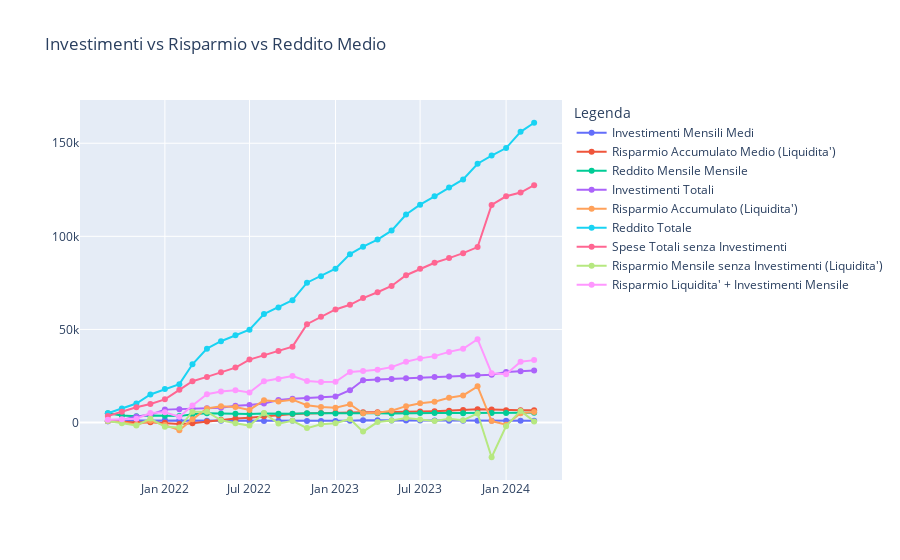
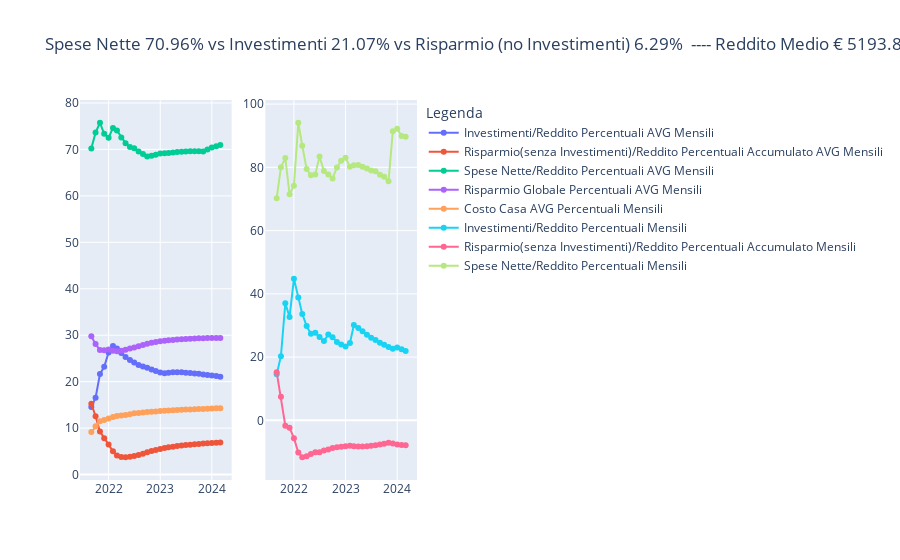
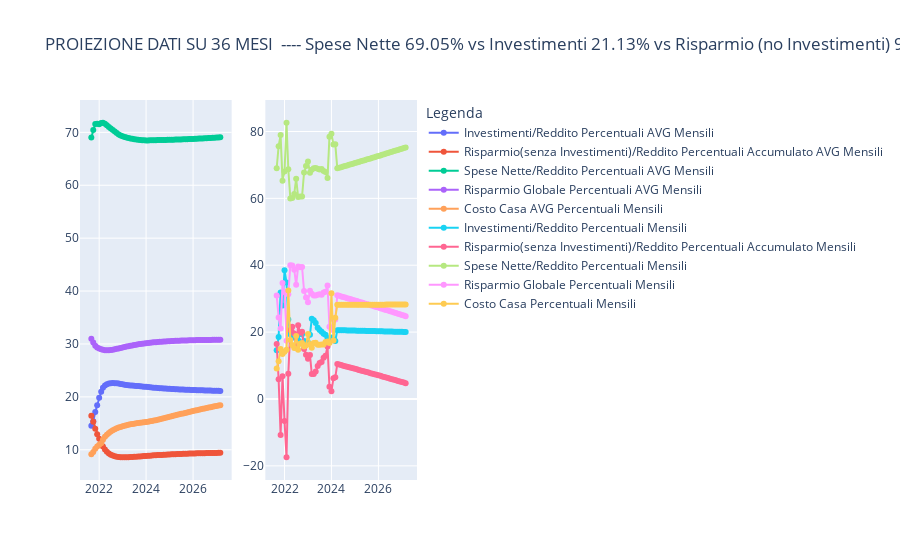

Notebook cell for these charts, in order:
### Code cell
# Simulazione
inflation_rate = 0.05  # % di inflazione annuale
inflation_rate_salary = 0.025  # scala mobile stipendio
inflation_rate_avg_reddito = ratio_stipendio_reddito[-1] * inflation_rate_salary
new_house = 1  # Switch Cambio Casa
if new_house == 0:
    ratio_new_old_apartment = 1
else:
    ratio_new_old_apartment = 1291.54 / 791.84
inflation_rate_casa = 0.02
months_to_project = 36  # Simulazione su N mesi
# Scaling Factor Spese Straordinarie --> 0.2 = -20% , 0.7 = -70% ...
scaling_factor_spese_straordinarie = 0.1
################# VALORI PREDETTI ##############################
costo_casa_predicted_values, costo_casa_hystory_values, date_index_project = (
    project_future_values(
        costo_casa_collect,
        months_to_project,
        inflation_rate_casa,
    )
)
reddito_predicted_values, reddito_hystory_values, date_index_project = (
    project_future_values(
        reddito_avg_values,
        months_to_project,
        inflation_rate_avg_reddito,
    )
)
stipendio_predicted_values, stipendio_hystory_values, date_index_project = (
    project_future_values(
        reddito_only_ifx_avg_values,
        months_to_project,
        inflation_rate_salary,
    )
)
investment_predicted_values, investment_hystory_values, date_index_project = (
    project_future_values(
        investment_collect_avg_values,
        months_to_project,
        0.01,
    )
)
spese_nette_da_predire = spese_nette_avg_values - (
    spese_straordinarie_collect_avg_values * scaling_factor_spese_straordinarie
)
spese_nette_predicted_values, spese_nette_hystory_values, date_index_project = (
    project_future_values(
        spese_nette_da_predire,
        months_to_project,
        inflation_rate,
    )
)

################ CALCOLI PERCENTUALI PREDETTI ######################
reddito_predicted_collect = reddito_hystory_values["Data_Combined"].values
reddito_predicted_avg_values = dynamic_avg(reddito_predicted_collect)
reddito_predicted_total_values = sum(reddito_predicted_collect)
stipendio_predicted_collect = stipendio_hystory_values["Data_Combined"].values
stipendio_predicted_avg_values = dynamic_avg(stipendio_predicted_collect)
stipendio_predicted_total_values = sum(stipendio_predicted_collect)
costo_casa_hystory_values[date_list.size :] *= ratio_new_old_apartment
costo_casa_predicted_collect = costo_casa_hystory_values["Data_Combined"].values
costo_casa_predicted_avg_values = dynamic_avg(costo_casa_predicted_collect)
costo_casa_predicted_total_values = sum(costo_casa_predicted_collect)
investment_predicted_collect = investment_hystory_values["Data_Combined"].values
investment_predicted_avg_values = dynamic_avg(investment_predicted_collect)
investment_predicted_total_values = sum(investment_predicted_collect)
spese_nette_predicted_collect = spese_nette_hystory_values["Data_Combined"].values
spese_nette_predicted_avg_values = dynamic_avg(spese_nette_predicted_collect)
spese_nette_predicted_total_values = sum(spese_nette_predicted_collect)
############### CALCOLI PERCENTUALI SU VALORI MEDI #######################
costo_casa_predicted_perct_avg_values = dynamic_avg(
    (costo_casa_predicted_avg_values / reddito_predicted_avg_values) * 100
)
investment_predicted_perct_avg_values = dynamic_avg(
    (investment_predicted_avg_values / reddito_predicted_avg_values) * 100
)
spese_nette_predicted_perct_avg_values = dynamic_avg(
    (spese_nette_predicted_avg_values / reddito_predicted_avg_values) * 100
)
risparmio_predicted_no_invest_perct_avg_values = dynamic_avg(
    100
    - (spese_nette_predicted_perct_avg_values + investment_predicted_perct_avg_values)
)
risparmio_global_predicted_perct_avg_values = dynamic_avg(
    100 - (spese_nette_predicted_perct_avg_values)
)
############# CALCOLI PERCENTUALI SU VALORI PUNTUALI MEDIATI #########
costo_casa_predicted_perct_values = (
    costo_casa_predicted_collect / reddito_predicted_collect
) * 100
investment_predicted_perct_values = (
    investment_predicted_collect / reddito_predicted_collect
) * 100
spese_nette_predicted_perct_values = (
    spese_nette_predicted_collect / reddito_predicted_collect
) * 100
risparmio_predicted_no_invest_perct_values = 100 - (
    spese_nette_predicted_perct_values + investment_predicted_perct_values
)
risparmio_global_predicted_perct_values = 100 - (spese_nette_predicted_perct_values)


# CONFRONTI PROIEZIONI FUTURE REDDITO, INVESTIMENTI, RISPARMIO PERCENTUALI
# ###   IMPLEMENTARE MODO PER POTER FARE N SUBPLOT IN MANIERA SEMPLICE FIXME!!!!!
y_list_fig7 = [
    investment_predicted_perct_avg_values,
    risparmio_predicted_no_invest_perct_avg_values,
    spese_nette_predicted_perct_avg_values,
    risparmio_global_predicted_perct_avg_values,
    costo_casa_predicted_perct_avg_values,
]
name_trace_list_fig7 = [
    "Investimenti/Reddito Percentuali AVG Mensili",
    "Risparmio(senza Investimenti)/Reddito Percentuali Accumulato AVG Mensili",
    "Spese Nette/Reddito Percentuali AVG Mensili",
    "Risparmio Globale Percentuali AVG Mensili",
    "Costo Casa AVG Percentuali Mensili",
]
name_trace1_list_fig7 = [
    "Investimenti/Reddito Percentuali Mensili",
    "Risparmio(senza Investimenti)/Reddito Percentuali Accumulato Mensili",
    "Spese Nette/Reddito Percentuali Mensili",
    "Risparmio Globale Percentuali Mensili",
    "Costo Casa Percentuali Mensili",
]
y1_list_fig7 = [
    investment_predicted_perct_values,
    risparmio_predicted_no_invest_perct_values,
    spese_nette_predicted_perct_values,
    risparmio_global_predicted_perct_values,
    costo_casa_predicted_perct_values,
]
n_traces_fig7 = 5
n_graphs_fig7 = 2
spese_nette_predicted_perct_avg_values_round = "{:.2f}".format(
    spese_nette_predicted_perct_avg_values[-1]
)
risparmio_mensile_predicted_perct_avg_values_round = "{:.2f}".format(
    risparmio_predicted_no_invest_perct_avg_values[-1]
)
investement_total_predicted_perct_avg_values_round = "{:.2f}".format(
    investment_predicted_perct_avg_values[-1]
)
reddito_medio_predicted_avg_values_round = "{:.2f}".format(
    reddito_predicted_collect[-1]
)
stipendio_medio_predicted_avg_values_round = "{:.2f}".format(
    stipendio_predicted_collect[-1]
)
name_graph_fig7 = f"PROIEZIONE DATI SU {months_to_project} MESI  ---- Spese Nette {spese_nette_predicted_perct_avg_values_round}% vs Investimenti {investement_total_predicted_perct_avg_values_round}% vs Risparmio (no Investimenti) {
    risparmio_mensile_predicted_perct_avg_values_round}%  ---- Reddito Medio € {reddito_medio_predicted_avg_values_round}, Stipendio Medio € {stipendio_medio_predicted_avg_values_round}"
fig7_sub = create_subplot(
    x=date_index_project,
    y=y_list_fig7,
    y1=y1_list_fig7,
    name_graph=name_graph_fig7,
    name_trace=name_trace_list_fig7,
    name_trace1=name_trace1_list_fig7,
    overlap=1,
    n_graphs=n_graphs_fig7,
)
